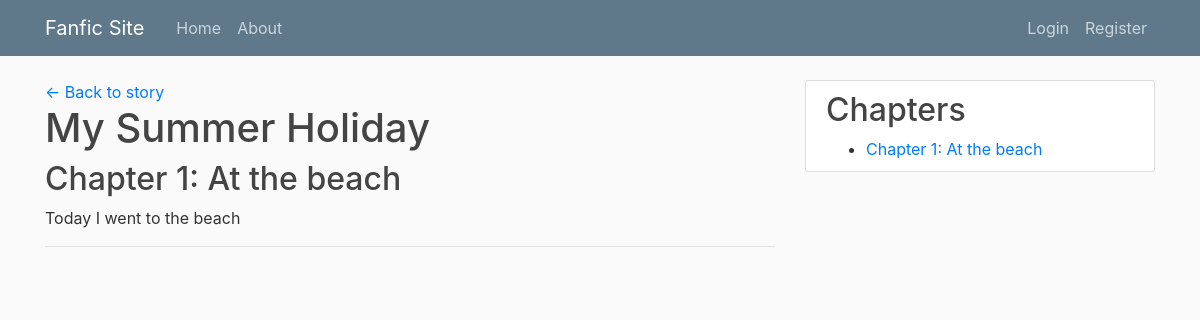
The page /7/chapters/1/ on the database as committed earlier.
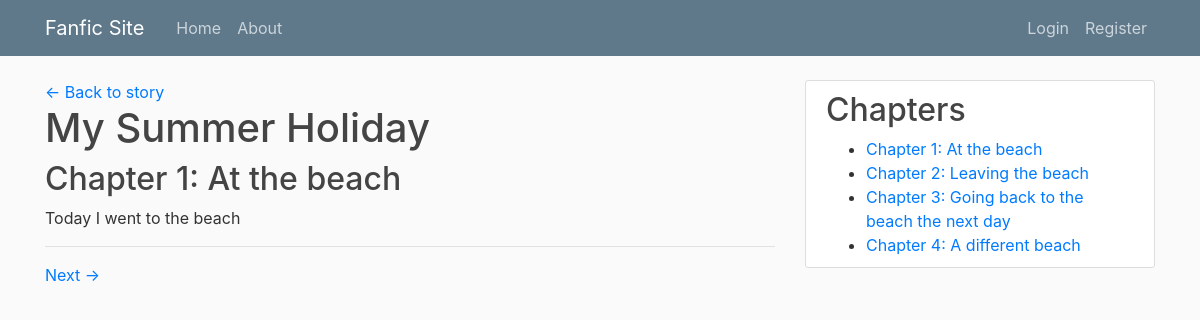
The same page on the database as committed later.
### stories/models.py (models this page shows, shortened)
class Chapter(models.Model):
    story = models.ForeignKey(
        Story,
        related_name='chapters',
        on_delete=models.CASCADE
    )
    title = models.CharField(max_length=100)
    content = models.TextField()
    number = models.PositiveIntegerField()
    date_published = models.DateTimeField(default=timezone.now)
    class Meta:
        ordering = ['number']
        unique_together = ('story', 'number')

class Story(models.Model):
    STATUS_CHOICES = [
        ('draft', 'Draft (private)'),
        ('published', 'Published'),
    ]
    title = models.CharField(max_length=100)
    author = models.ForeignKey(User, on_delete=models.CASCADE, related_name='stories')
    summary = models.TextField(max_length=500)
    fandom = models.CharField(max_length=100)
    genre = models.ForeignKey(Genre, on_delete=models.SET_NULL, null=True, related_name='stories')
    rating = models.CharField(max_length=30)
    status = models.CharField(
        max_length=20,
        choices=STATUS_CHOICES,
        default='draft'
    )
    date_published = models.DateTimeField(default=timezone.now)
    cover_image = models.ImageField(upload_to='covers/', blank=True, null=True)

### stories/views.py (the view)
# urls.py: path("<int:story_id>/chapters/<int:number>/", ChapterDetailView.as_view(), name="chapter-detail"),
class ChapterDetailView(DetailView):
    model = Chapter
    template_name = "stories/chapter_detail.html"
    def get_object(self):
        story_id = self.kwargs["story_id"]
        number = self.kwargs["number"]
        return get_object_or_404(
            Chapter,
            story_id=story_id,
            number=number
        )

### stories/templates/stories/chapter_detail.html (shortened to what this page needs)
{% extends "stories/base.html" %}
{% block content %}
<a href="{% url 'story-detail' object.story.id %}">
      ← Back to story
    </a>
<h1> <a class="article-title" href="{% url 'story-detail' object.story.id %}">{{ object.story.title }}</a></h1>
<h2>Chapter {{ object.number }}: {{ object.title }}</h2>
<div>
  {{ object.content|linebreaks }}
</div>
<hr>
<nav>
  {% if object.number < object.story.chapters.count %}
    <a href="{% url 'chapter-detail' object.story.id object.number|add:'1' %}">
      Next →
    </a>
  {% endif %}
</nav>
{% endblock content %}
{% block sidebar %}
<div class="content-section">
        <h2>Chapters</h2>
        <ul>
            {% for chapter in object.story.chapters.all %}
            <li>
                <a href="{% url 'chapter-detail' object.story.id chapter.number %}">
                    Chapter {{ chapter.number }}: {{ chapter.title }}
                </a>
            </li>
            {% empty %}
            <li>No chapters yet.</li>
            {% endfor %}
        </ul>
</div>
{% endblock %}

Rows that differ between the two databases and show on the page:
added Chapter: number "2", title "Leaving the beach"
added Chapter: number "3", title "Going back to the beach the next day"
added Chapter: number "4", title "A different beach"
Other text that changed with them:
text now shown: "Next →"
